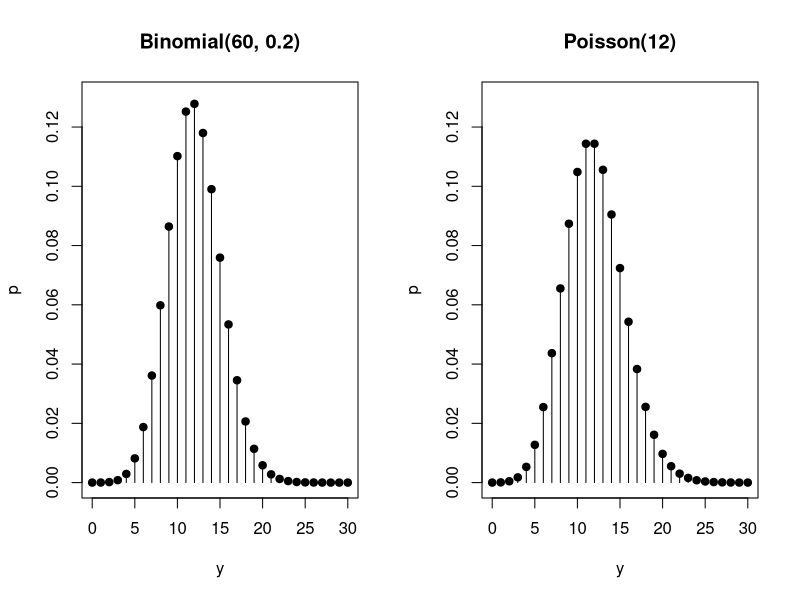
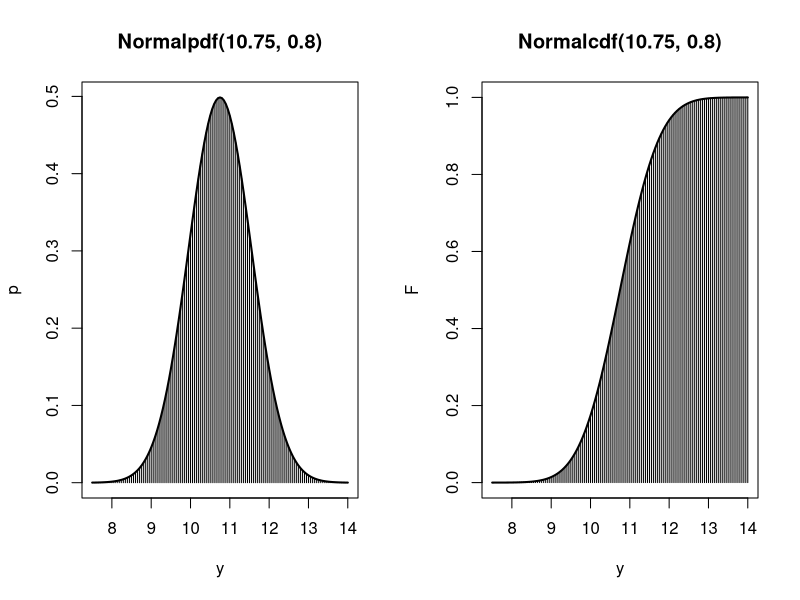
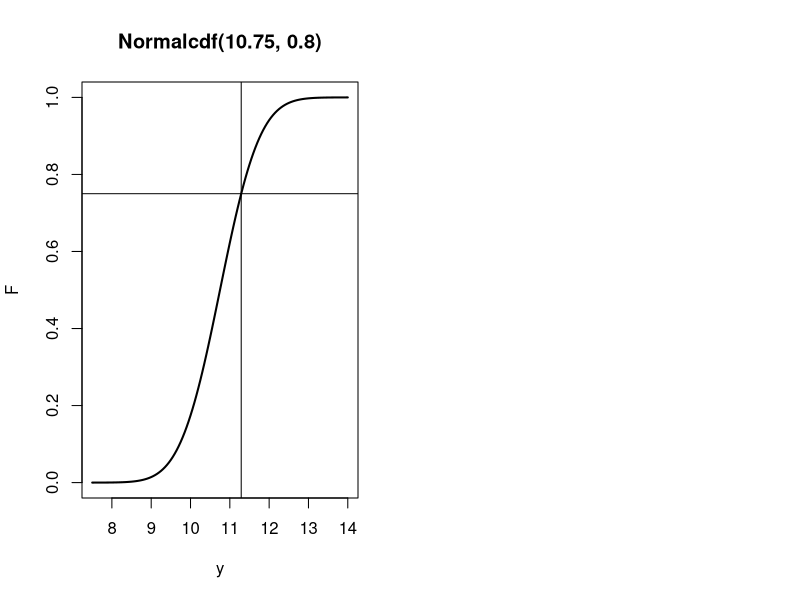

Write R code to recreate these figures, in order.
## ---- chunk 1
# automatically create a bib database for R packages
knitr::write_bib(c(
  .packages(), 'bookdown', 'knitr', 'rmarkdown'
), 'packages.bib')
## ---- chunk 2
par(mfrow = c(1,2))
y <- 0:30
p <- dbinom(y, size = 60, prob = 0.2)
plot(y, p, pch=19, main = "Binomial(60, 0.2)",
     ylim = c(0, 0.13))
segments(y,0,y,p)

p <- dpois(y, 12)
plot(y, p, pch = 19, main = "Poisson(12)",
     ylim = c(0, 0.13))
segments(y,0,y,p)
## ---- chunk 3
par(mfrow = c(1,2))
mu    <- 10.75
sigma <- 0.8
y     <- seq(7.5, 14, 0.05)
# pdf
p <- dnorm(y, mu, sigma)
plot(y, p, type = "l", lwd = 2,
     main = "Normalpdf(10.75, 0.8)")
segments(y,0,y,p)
#cdf
F <- pnorm(y, mu, sigma)
plot(y, F, type = "l", lwd = 2,
     main = "Normalcdf(10.75, 0.8)")
segments(y,0,y,F)
## ---- chunk 4
plot(y, F, type = "l", lwd = 2,
     main = "Normalcdf(10.75, 0.8)")
abline( h = 0.75)
abline(v = qnorm(0.75, mu, sigma))
